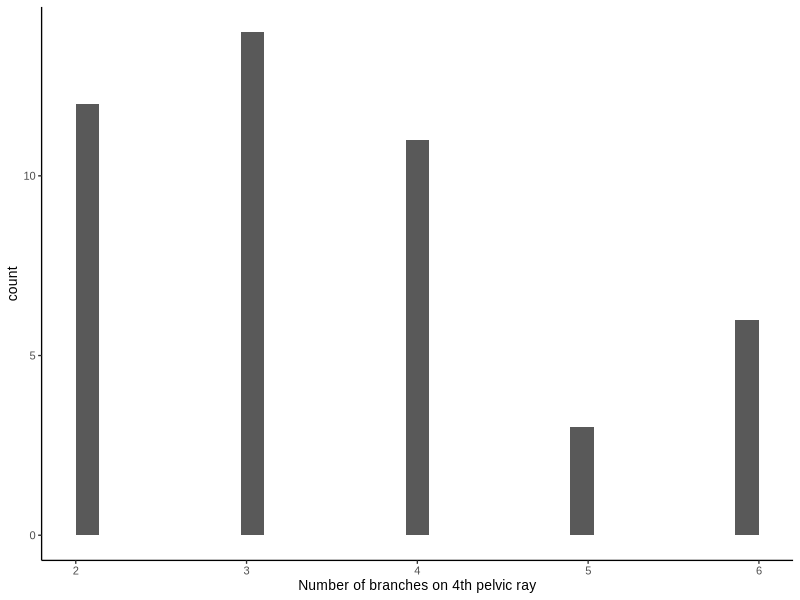
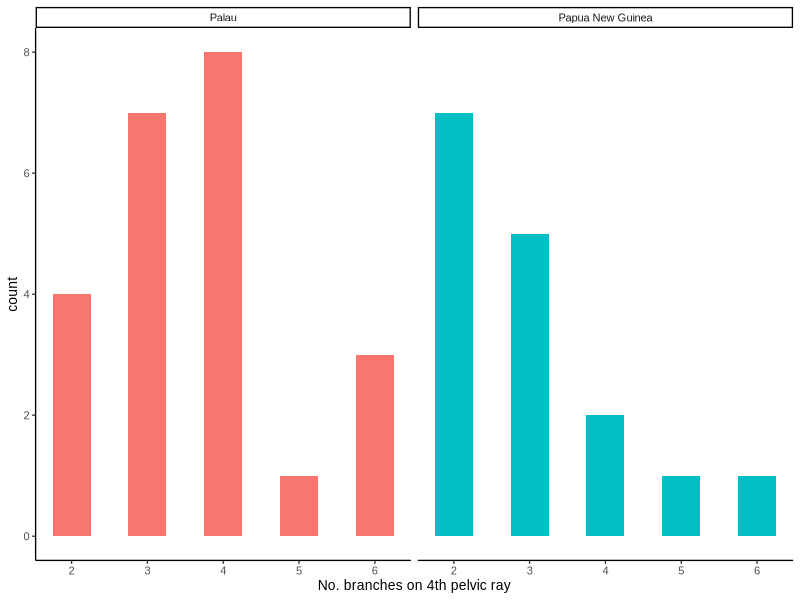
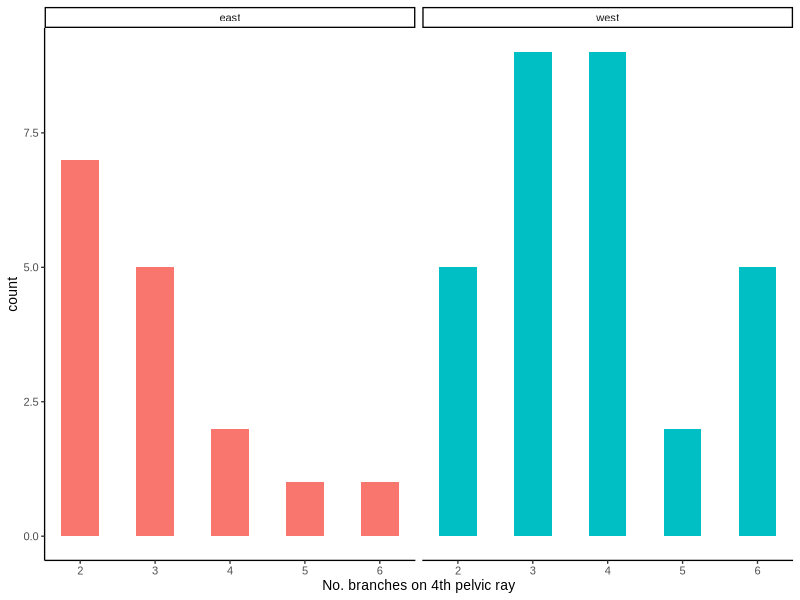

These charts were generated, in order, by the following R code:
## ---- chunk 1
library(tidyverse)
#morphology data file for basic comparison analysis
morph <- read.csv("../data/cleaned_data.csv")

## ---- chunk 2
ggplot(data = morph) +
  geom_histogram(mapping = aes(x=branches)) +
  xlab("Number of branches on 4th pelvic ray") +
  theme_classic(base_family = 'Arial', base_size = 10)
## ---- chunk 3
#make a subset of data with just information from palau and png
Palau_PNG <- morph %>%
  filter(locality == "Papua New Guinea" | locality == "Palau")

#histogram
ggplot(data = Palau_PNG) +
  geom_histogram(binwidth = 0.5, mapping = aes(x = branches, fill = locality), show.legend = FALSE) +
  facet_wrap(~locality) +
  xlab("No. branches on 4th pelvic ray") +
  theme_classic(base_family = 'Arial', base_size = 10)
## ---- chunk 4
ggplot(data = morph) +
  geom_histogram(binwidth = 0.5, mapping = aes(x = branches, fill = haplotype), show.legend = FALSE) +
  facet_wrap(~haplotype) +
  xlab("No. branches on 4th pelvic ray") +
  theme_classic(base_family = 'Arial', base_size = 10)
## ---- chunk 5
#extract east & western haplotype data
west <- filter(morph, haplotype == "west")
east <- filter(morph, haplotype == "east")
t.test(west$branches, east$branches)
